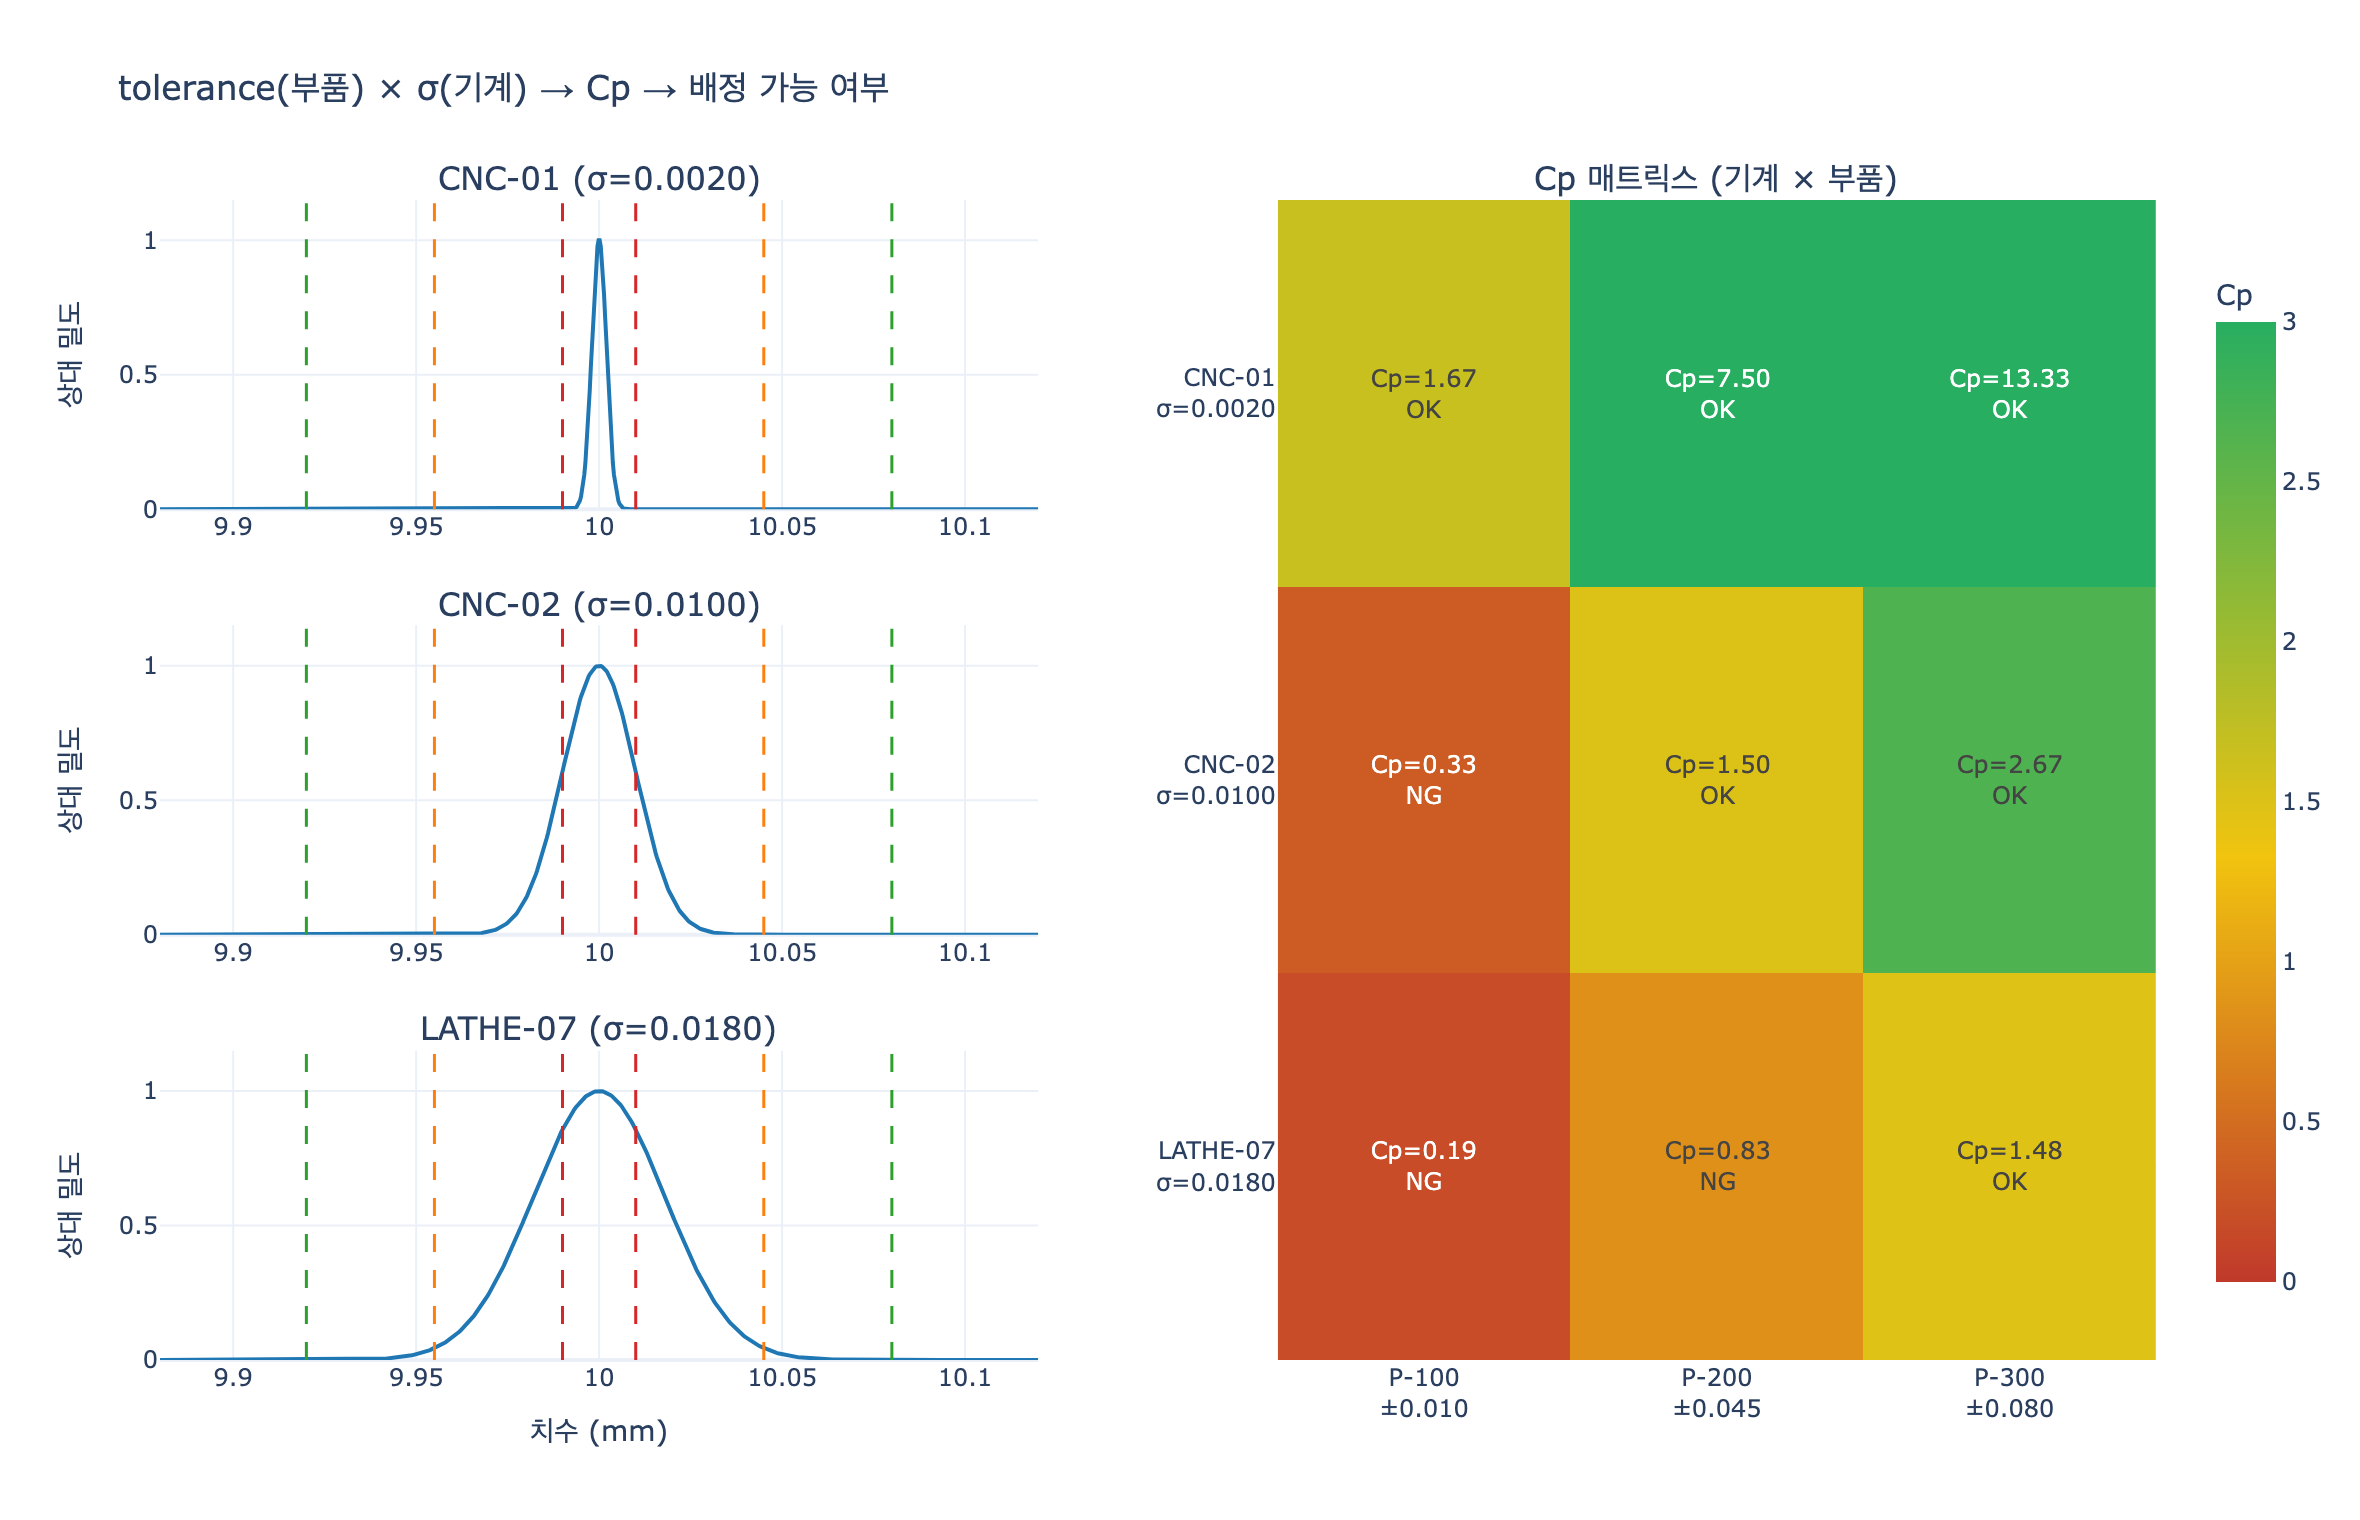

Reproduce this figure in Python.
# %% [markdown]
# # tolerance는 왜 생산 계획의 핵심 제약이 되는가
#
# Smart Manufacturing 온톨로지에서 `Part.tolerance`는 단순한 숫자 속성이 아니라
# **어떤 부품(Part)을 어떤 기계(Machine)에 배정할 수 있는가**를 결정하는 제약이다.
#
# - 부품은 목표 치수 $\mu_0$ (nominal)와 허용 편차 $T$ (tolerance)를 가진다.
#   규격 한계는 $LSL = \mu_0 - T$, $USL = \mu_0 + T$.
# - 기계는 고유한 공정 산포 $\sigma$ (정밀도)를 가진다. $\sigma$가 작을수록 고정밀 기계.
# - 실제 가공 치수는 $X \sim \mathcal{N}(\mu_0, \sigma^2)$ 로 근사한다.
#
# 공정 능력 지수(process capability index):
#
# $$C_p = \frac{USL - LSL}{6\sigma} = \frac{2T}{6\sigma} = \frac{T}{3\sigma}$$
#
# 즉 **$C_p$는 tolerance $T$와 기계 정밀도 $\sigma$의 비율**이다.
# $T$가 좁아지면(tighter) 같은 $C_p$를 유지하기 위해 $\sigma$도 작아져야 한다 → 더 정밀한 기계가 필요하다.

# %%
# 필요 패키지: numpy, plotly, kaleido
import numpy as np
import plotly.graph_objects as go
from plotly.subplots import make_subplots
from scipy.stats import norm


def _show(fig):
    try:
        from IPython import get_ipython

        if get_ipython() is not None:
            fig.show()
    except ImportError:
        pass


RNG_SEED = 42
N_SAMPLES = 20000
NOMINAL = 10.000  # 목표 치수 (mm)

# 기계: sigma(mm)가 작을수록 고정밀 = 비싸고 대수가 적다
MACHINES = [
    {"machineId": "CNC-01", "name": "5-Axis Precision CNC", "sigma": 0.0020},
    {"machineId": "CNC-02", "name": "3-Axis Standard CNC", "sigma": 0.0100},
    {"machineId": "LATHE-07", "name": "Legacy Manual Lathe", "sigma": 0.0180},
]

# 부품: tolerance(±mm)가 좁을수록 tighter
PARTS = [
    {"partId": "P-100", "name": "Turbine Blade Seat", "tolerance": 0.010},
    {"partId": "P-200", "name": "Gearbox Housing", "tolerance": 0.045},
    {"partId": "P-300", "name": "Bracket", "tolerance": 0.080},
]

for m in MACHINES:
    print(f"{m['machineId']:9s} sigma={m['sigma']:.4f} mm  {m['name']}")
for p in PARTS:
    print(f"{p['partId']:9s} tol=±{p['tolerance']:.3f} mm  {p['name']}")

# 출력: CNC-01    sigma=0.0020 mm  5-Axis Precision CNC
# 출력: CNC-02    sigma=0.0100 mm  3-Axis Standard CNC
# 출력: LATHE-07  sigma=0.0180 mm  Legacy Manual Lathe
# 출력: P-100     tol=±0.010 mm  Turbine Blade Seat
# 출력: P-200     tol=±0.045 mm  Gearbox Housing
# 출력: P-300     tol=±0.080 mm  Bracket

# %% [markdown]
# ## 1. 시뮬레이션: 기계 × 부품 조합별 수율(yield)
#
# 각 (machine, part) 쌍에 대해 $N$개의 부품을 가공했다고 가정하고,
# 치수가 $[LSL, USL]$ 안에 들어간 비율을 **수율**로 계산한다.
#
# 이론값은 $\text{yield} = \Phi\!\left(\frac{T}{\sigma}\right) - \Phi\!\left(\frac{-T}{\sigma}\right) = 2\Phi(3C_p) - 1$.

# %%
rng = np.random.default_rng(RNG_SEED)
rows = []
for m in MACHINES:
    samples = rng.normal(NOMINAL, m["sigma"], N_SAMPLES)
    for p in PARTS:
        lsl, usl = NOMINAL - p["tolerance"], NOMINAL + p["tolerance"]
        inside = np.logical_and(samples >= lsl, samples <= usl)
        cp = p["tolerance"] / (3 * m["sigma"])
        rows.append(
            {
                "machineId": m["machineId"],
                "partId": p["partId"],
                "sigma": m["sigma"],
                "tolerance": p["tolerance"],
                "cp": cp,
                "yield_sim": inside.mean(),
                "yield_theory": 2 * norm.cdf(3 * cp) - 1,
                "ppm_defect": (1 - inside.mean()) * 1e6,
            }
        )

print(f"{'machine':9s} {'part':6s} {'sigma':>7s} {'tol':>7s} {'Cp':>6s} {'yield':>8s} {'theory':>8s} {'ppm':>9s}")
for r in rows:
    print(
        f"{r['machineId']:9s} {r['partId']:6s} {r['sigma']:7.4f} {r['tolerance']:7.3f} "
        f"{r['cp']:6.2f} {r['yield_sim']:8.4f} {r['yield_theory']:8.4f} {r['ppm_defect']:9.0f}"
    )

# 출력: machine   part     sigma     tol     Cp    yield   theory       ppm
# 출력: CNC-01    P-100   0.0020   0.010   1.67   1.0000   1.0000         0
# 출력: CNC-01    P-200   0.0020   0.045   7.50   1.0000   1.0000         0
# 출력: CNC-01    P-300   0.0020   0.080  13.33   1.0000   1.0000         0
# 출력: CNC-02    P-100   0.0100   0.010   0.33   0.6778   0.6827    322200
# 출력: CNC-02    P-200   0.0100   0.045   1.50   1.0000   1.0000         0
# 출력: CNC-02    P-300   0.0100   0.080   2.67   1.0000   1.0000         0
# 출력: LATHE-07  P-100   0.0180   0.010   0.19   0.4261   0.4215    573850
# 출력: LATHE-07  P-200   0.0180   0.045   0.83   0.9869   0.9876     13100
# 출력: LATHE-07  P-300   0.0180   0.080   1.48   1.0000   1.0000        50

# %% [markdown]
# ## 2. 배정 가능 여부 판정
#
# 업계 관례상 $C_p \ge 1.33$ (4-sigma, 약 63 ppm 불량)을 "공정 능력 있음"으로 본다.
# 이것이 온톨로지의 `assigned_to` 관계를 만들 때 적용되는 **하드 제약**이다.
#
# $$\text{assignable}(m, p) \iff C_p = \frac{T_p}{3\sigma_m} \ge 1.33$$

# %%
CP_MIN = 1.33
for r in rows:
    r["assignable"] = r["cp"] >= CP_MIN

for p in PARTS:
    ok = [r["machineId"] for r in rows if r["partId"] == p["partId"] and r["assignable"]]
    print(f"{p['partId']} (±{p['tolerance']:.3f}) -> 배정 가능 기계: {ok if ok else '없음 (설비 투자 필요)'}")

# 출력: P-100 (±0.010) -> 배정 가능 기계: ['CNC-01']
# 출력: P-200 (±0.045) -> 배정 가능 기계: ['CNC-01', 'CNC-02']
# 출력: P-300 (±0.080) -> 배정 가능 기계: ['CNC-01', 'CNC-02', 'LATHE-07']

# %%
# tolerance가 좁아질수록 요구되는 기계 정밀도(sigma_max)는 선형으로 작아진다.
# Cp >= 1.33  <=>  sigma <= T / (3 * 1.33)
for p in PARTS:
    print(f"{p['partId']}: tol=±{p['tolerance']:.3f} -> 요구 sigma <= {p['tolerance'] / (3 * CP_MIN):.4f} mm")

# 출력: P-100: tol=±0.010 -> 요구 sigma <= 0.0025 mm
# 출력: P-200: tol=±0.045 -> 요구 sigma <= 0.0113 mm
# 출력: P-300: tol=±0.080 -> 요구 sigma <= 0.0201 mm

# %% [markdown]
# ## 3. 시각화
#
# - 왼쪽 3개: 각 기계의 치수 분포와 부품별 tolerance 밴드(수직선)
# - 오른쪽: $C_p$ 매트릭스 — 배정 가능 조합(초록)과 불가능 조합(빨강)

# %%
fig = make_subplots(
    rows=3,
    cols=2,
    specs=[
        [{}, {"rowspan": 3}],
        [{}, None],
        [{}, None],
    ],
    subplot_titles=(
        f"CNC-01 (σ={MACHINES[0]['sigma']:.4f})",
        "Cp 매트릭스 (기계 × 부품)",
        f"CNC-02 (σ={MACHINES[1]['sigma']:.4f})",
        f"LATHE-07 (σ={MACHINES[2]['sigma']:.4f})",
    ),
    horizontal_spacing=0.12,
    vertical_spacing=0.10,
)

x = np.linspace(NOMINAL - 0.12, NOMINAL + 0.12, 800)
band_colors = ["#d62728", "#ff7f0e", "#2ca02c"]

for i, m in enumerate(MACHINES, start=1):
    pdf = norm.pdf(x, NOMINAL, m["sigma"])
    fig.add_trace(
        go.Scatter(
            x=x,
            y=pdf / pdf.max(),
            mode="lines",
            line={"color": "#1f77b4", "width": 2},
            name=m["machineId"],
            showlegend=False,
            hovertemplate="dim=%{x:.4f}<extra></extra>",
        ),
        row=i,
        col=1,
    )
    for j, p in enumerate(PARTS):
        for sign in (-1, 1):
            fig.add_vline(
                x=NOMINAL + sign * p["tolerance"],
                line={"color": band_colors[j], "width": 1.5, "dash": "dash"},
                row=i,
                col=1,
            )
    fig.update_yaxes(title_text="상대 밀도", range=[0, 1.15], row=i, col=1)
fig.update_xaxes(title_text="치수 (mm)", row=3, col=1)

cp_matrix = np.array([[r["cp"] for r in rows if r["machineId"] == m["machineId"]] for m in MACHINES])
text = [[f"Cp={c:.2f}<br>{'OK' if c >= CP_MIN else 'NG'}" for c in row] for row in cp_matrix]
fig.add_trace(
    go.Heatmap(
        z=np.clip(cp_matrix, 0, 3),
        x=[f"{p['partId']}<br>±{p['tolerance']:.3f}" for p in PARTS],
        y=[f"{m['machineId']}<br>σ={m['sigma']:.4f}" for m in MACHINES],
        text=text,
        texttemplate="%{text}",
        colorscale=[[0.0, "#c0392b"], [CP_MIN / 3, "#f1c40f"], [1.0, "#27ae60"]],
        zmin=0,
        zmax=3,
        colorbar={"title": "Cp", "len": 0.9},
        hovertemplate="%{y} / %{x}<br>%{text}<extra></extra>",
    ),
    row=1,
    col=2,
)
fig.update_yaxes(autorange="reversed", row=1, col=2)  # 고정밀 기계를 위쪽에

fig.update_layout(
    title_text="tolerance(부품) × σ(기계) → Cp → 배정 가능 여부",
    height=760,
    width=1180,
    template="plotly_white",
)
_show(fig)

import os

_png = os.path.join(os.path.dirname(os.path.abspath(__file__)), "expy.png")
fig.write_image(_png, scale=2)
print("saved:", _png)

# 출력: saved: .../2f6c14b0-4da9-4fcf-81e7-c19908129574/expy.png

# %% [markdown]
# ## 4. 결론 — 온톨로지 관점
#
# | 조합 | $C_p$ | 판정 |
# |---|---|---|
# | P-100 (±0.010) × CNC-01 | 1.67 | OK — 가장 좁은 공차는 최고 정밀 기계 하나뿐 |
# | P-100 × CNC-02 / LATHE-07 | 0.33 / 0.19 | NG — 수율 68% / 43%, 불량 32만~57만 ppm |
# | P-200 (±0.045) × CNC-01 / CNC-02 | 7.50 / 1.50 | OK (LATHE-07은 0.83으로 NG) |
# | P-300 (±0.080) × 전 기계 | 13.33 / 2.67 / 1.48 | 전부 OK |
#
# 정리하면:
#
# 1. **tolerance가 좁을수록 요구 $\sigma$가 선형으로 작아진다** ($\sigma_{max} = T / 3C_{p,min}$).
#    즉 tighter tolerance = 더 높은 정밀도 기계가 **필수**.
# 2. 고정밀 기계는 수가 적고 비싸므로, 좁은 tolerance 부품은 배정 가능한 기계 집합이 좁아진다.
#    → `Work-Order --assigned_to--> Machine` 을 결정할 때 **선택지를 줄이는 제약**으로 작동.
# 3. 제약을 어기면 불량률이 급증하고(`Quality-Check.passed = false`),
#    `Quality-Check → Part → Work-Order → Machine` 피드백 루프로 문제 기계가 드러난다.
#
# 그래서 `Part.tolerance`는 단순 스펙 값이 아니라 **생산 계획(스케줄링)의 핵심 제약**이다.
